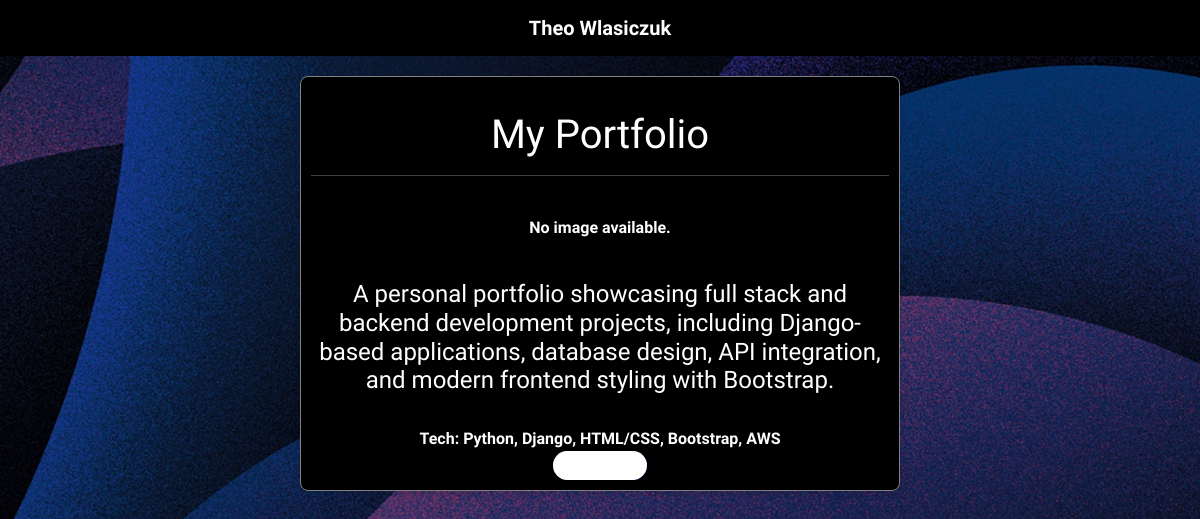
The app's page /post/1/ with its own data.
### portfolio_tw/models.py (models this page shows, shortened)
class Post(models.Model):
    name = models.CharField(max_length=100, default="Untitled Project")  # Default project name
    description = models.TextField(blank=True, null=True)  # Optional field
    tech = models.TextField(blank=True, null=True)  # Optional field
    sourceCode = models.TextField(blank=True, null=True)  # Optional field
    image = models.ImageField(upload_to='images/')  # Field for the image

### portfolio_tw/views.py (the view)
# urls.py: path("post/<int:id>/", views.post, name="post"),
def post(request, id):
    post = get_object_or_404(Post, id=id)
    return render(request, "post.html", {'post': post}) #renders the page and gives you all the data of the Project you looked up

### portfolio_tw/templates/post.html (shortened to what this page needs)
{% extends "layout.html"%}
{% block content %}
<head>
  <link rel="stylesheet" href="/static/css/styles.css">
</head>
  <div class="project-container">
  <div class="project">
      <br>
      <h1 class="text-white text-center">{{ post.name }}</h1>
      <hr>
    <br>
    {% if post.images.all %}
    <div id="carouselExampleDark" class="carousel carousel-dark slide" data-bs-ride="carousel">
      <div class="carousel-indicators">
        <button type="button" data-bs-target="#carouselExampleDark" data-bs-slide-to="0" class="active" aria-current="true" aria-label="Slide 1"></button>
        {% for image in post.images.all reversed%}
          <button type="button" data-bs-target="#carouselExampleDark" data-bs-slide-to="{{ forloop.counter0 }}" aria-label="Slide {{ forloop.counter0 }}"></button>
        {% endfor%}
      </div>
      <div class="carousel-inner">
        {% for image in post.images.all reversed%}
          {% if forloop.counter > 0 %}
            <div class="carousel-item active" data-bs-interval="8000">
              <img src="{{ image.image.url }}" class="d-block w-100 rounded" alt="...">
            </div>
          {% else %}
            <div class="carousel-item" data-bs-interval="8000">
              <img src="{{ image.image.url }}" class="d-block w-100 rounded" alt="...">
            </div>
          {% endif %}
        {% endfor %}
      </div>
      <button class="carousel-control-prev" type="button" data-bs-target="#carouselExampleDark" data-bs-slide="prev">
        <span class="carousel-control-prev-icon" aria-hidden="true"></span>
        <span class="visually-hidden">Previous</span>
      </button>
      <button class="carousel-control-next" type="button" data-bs-target="#carouselExampleDark" data-bs-slide="next">
        <span class="carousel-control-next-icon" aria-hidden="true"></span>
        <span class="visually-hidden">Next</span>
      </button>
    </div>
    {% else %}
        <p>No image available.</p>
    {% endif %}
      <br>
      <h4 class="description">{{ post.description }}</h4>
      <br>
      <strong class="tech">{{ post.tech }}</strong>
      <br>
      <button class="cssbuttons-io">
        <a href="{{ post.sourceCode}}">
        </a>
      </button>
    </div>
  </div>
{% endblock %}

### portfolio_tw/static/css/styles.css (style rules this page uses)
body { background-image: url("../photos/purple-cover.jpg"); margin: 0; min-height: 200vh; background-repeat: no-repeat; background-size: cover; background-position: center top; background-attachment: scroll; }
hr { color: white; }
* { font-family: "Poiret One", serif; font-weight: bold; box-sizing: border-box; }
.cssbuttons-io { position: relative; font-family: inherit; font-weight: 500; font-size: 18px; letter-spacing: 0.05em; border-radius: 0.8em; cursor: pointer; border: none; background: linear-gradient(to right, #8e2de2, #4a00e0); color: black; overflow: hidden; }
.cssbuttons-io svg { width: 1.2em; height: 1.2em; margin-right: 0.5em; }
.cssbuttons-io::before, .cssbuttons-io::after { position: absolute; top: 0; left: 0; width: 100%; height: 100%; z-index: 0; }
.cssbuttons-io::before { content: ""; background: #fff; width: 120%; left: -10%; transform: skew(30deg); transition: transform 0.4s cubic-bezier(0.3, 1, 0.8, 1); }
.project-container { display: flex; flex-wrap: wrap; justify-content: center; gap: 20px; margin: 20px auto; max-width: 50%; }
.project { flex: 1 1 calc(50% - 20px); min-width: 280px; background-color: black; border: 1px solid gray; color: white; border-radius: 8px; box-shadow: 0 4px 6px rgba(0, 0, 0, 0.1); padding: 10px; text-align: center; transition: transform 0.2s, box-shadow 0.2s; }

### records on screen
Post: name "My Portfolio", description "A personal portfolio showcasing full stack and backend development projects, including Django-based applications, database design, API integration, and modern frontend styling with Bootstrap.", tech "Tech: Python, Django, HTML/CSS, Bootstrap, AWS"
